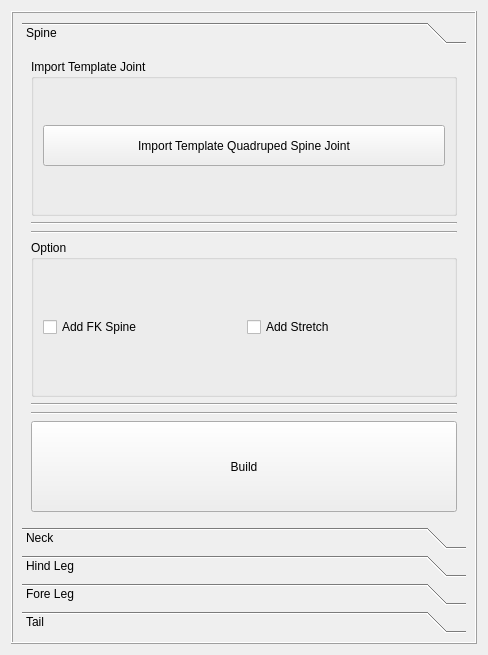
<?xml version="1.0" encoding="UTF-8"?>
<ui version="4.0">
 <class>Form</class>
 <widget class="QWidget" name="Form">
  <property name="windowModality">
   <enum>Qt::WindowModal</enum>
  </property>
  <property name="geometry">
   <rect>
    <x>0</x>
    <y>0</y>
    <width>488</width>
    <height>655</height>
   </rect>
  </property>
  <property name="windowTitle">
   <string>Form</string>
  </property>
  <layout class="QVBoxLayout" name="verticalLayout">
   <item>
    <widget class="QFrame" name="frame">
     <property name="frameShape">
      <enum>QFrame::Box</enum>
     </property>
     <property name="frameShadow">
      <enum>QFrame::Raised</enum>
     </property>
     <layout class="QHBoxLayout" name="horizontalLayout">
      <item>
       <widget class="QToolBox" name="toolBox">
        <property name="focusPolicy">
         <enum>Qt::NoFocus</enum>
        </property>
        <property name="acceptDrops">
         <bool>false</bool>
        </property>
        <property name="layoutDirection">
         <enum>Qt::LeftToRight</enum>
        </property>
        <property name="autoFillBackground">
         <bool>true</bool>
        </property>
        <property name="frameShadow">
         <enum>QFrame::Plain</enum>
        </property>
        <property name="lineWidth">
         <number>1</number>
        </property>
        <property name="midLineWidth">
         <number>0</number>
        </property>
        <property name="currentIndex">
         <number>0</number>
        </property>
        <widget class="QWidget" name="page">
         <property name="geometry">
          <rect>
           <x>0</x>
           <y>0</y>
           <width>450</width>
           <height>442</height>
          </rect>
         </property>
         <attribute name="label">
          <string>Spine</string>
         </attribute>
         <layout class="QVBoxLayout" name="verticalLayout_3">
          <item>
           <widget class="QGroupBox" name="groupBox">
            <property name="title">
             <string>Import Template Joint</string>
            </property>
            <layout class="QVBoxLayout" name="verticalLayout_2">
             <item>
              <widget class="QPushButton" name="itqsj_btn">
               <property name="minimumSize">
                <size>
                 <width>0</width>
                 <height>41</height>
                </size>
               </property>
               <property name="text">
                <string>Import Template Quadruped Spine Joint</string>
               </property>
              </widget>
             </item>
            </layout>
           </widget>
          </item>
          <item>
           <widget class="Line" name="line">
            <property name="orientation">
             <enum>Qt::Horizontal</enum>
            </property>
           </widget>
          </item>
          <item>
           <widget class="Line" name="line_2">
            <property name="orientation">
             <enum>Qt::Horizontal</enum>
            </property>
           </widget>
          </item>
          <item>
           <widget class="QGroupBox" name="groupBox_2">
            <property name="title">
             <string>Option</string>
            </property>
            <layout class="QHBoxLayout" name="horizontalLayout_2">
             <item>
              <widget class="QCheckBox" name="checkBox">
               <property name="text">
                <string>Add FK Spine</string>
               </property>
              </widget>
             </item>
             <item>
              <widget class="QCheckBox" name="checkBox_2">
               <property name="text">
                <string>Add Stretch</string>
               </property>
              </widget>
             </item>
            </layout>
           </widget>
          </item>
          <item>
           <widget class="Line" name="line_4">
            <property name="orientation">
             <enum>Qt::Horizontal</enum>
            </property>
           </widget>
          </item>
          <item>
           <widget class="Line" name="line_3">
            <property name="orientation">
             <enum>Qt::Horizontal</enum>
            </property>
           </widget>
          </item>
          <item>
           <widget class="QPushButton" name="qs_btn">
            <property name="minimumSize">
             <size>
              <width>0</width>
              <height>91</height>
             </size>
            </property>
            <property name="text">
             <string>Build</string>
            </property>
           </widget>
          </item>
         </layout>
        </widget>
        <widget class="QWidget" name="page_2">
         <property name="geometry">
          <rect>
           <x>0</x>
           <y>0</y>
           <width>452</width>
           <height>444</height>
          </rect>
         </property>
         <attribute name="label">
          <string>Neck</string>
         </attribute>
        </widget>
        <widget class="QWidget" name="page_3">
         <attribute name="label">
          <string>Hind Leg</string>
         </attribute>
        </widget>
        <widget class="QWidget" name="page_4">
         <attribute name="label">
          <string>Fore Leg</string>
         </attribute>
        </widget>
        <widget class="QWidget" name="page_5">
         <attribute name="label">
          <string>Tail</string>
         </attribute>
        </widget>
       </widget>
      </item>
     </layout>
    </widget>
   </item>
  </layout>
 </widget>
 <resources/>
 <connections/>
</ui>
